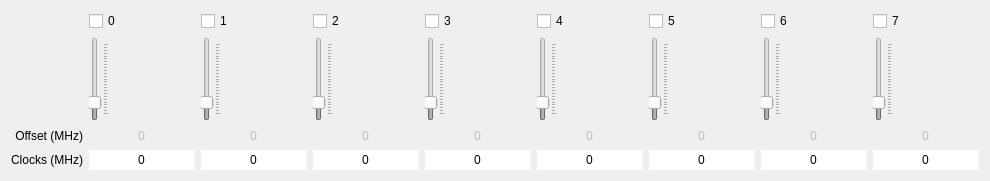
     <widget class="QWidget" name="tab_gpu_cock_offsets">
      <attribute name="title">
       <string>GPU clock offsets</string>
      </attribute>
      <layout class="QGridLayout" name="gridLayout_2">
       <item row="0" column="0">
        <layout class="QGridLayout" name="gridLayout_gpu_offsets" rowstretch="0,0,0,0,0" columnstretch="0,0,0,0,0,0,0,0,0,0">
         <property name="sizeConstraint">
          <enum>QLayout::SetNoConstraint</enum>
         </property>
         <property name="bottomMargin">
          <number>0</number>
         </property>
         <item row="4" column="8">
          <widget class="QLineEdit" name="lineEdit_pstate6_gpu_max_clock">
           <property name="sizePolicy">
            <sizepolicy hsizetype="MinimumExpanding" vsizetype="Fixed">
             <horstretch>0</horstretch>
             <verstretch>0</verstretch>
            </sizepolicy>
           </property>
           <property name="focusPolicy">
            <enum>Qt::NoFocus</enum>
           </property>
           <property name="text">
            <string>0</string>
           </property>
           <property name="frame">
            <bool>false</bool>
           </property>
           <property name="echoMode">
            <enum>QLineEdit::Normal</enum>
           </property>
           <property name="alignment">
            <set>Qt::AlignCenter</set>
           </property>
           <property name="readOnly">
            <bool>true</bool>
           </property>
           <property name="clearButtonEnabled">
            <bool>false</bool>
           </property>
          </widget>
         </item>
         <item row="3" column="7">
          <widget class="QSpinBox" name="spinBox_pstate5_gpu_clock_offset">
           <property name="enabled">
            <bool>false</bool>
           </property>
           <property name="sizePolicy">
            <sizepolicy hsizetype="MinimumExpanding" vsizetype="Fixed">
             <horstretch>0</horstretch>
             <verstretch>0</verstretch>
            </sizepolicy>
           </property>
           <property name="frame">
            <bool>false</bool>
           </property>
           <property name="alignment">
            <set>Qt::AlignCenter</set>
           </property>
           <property name="buttonSymbols">
            <enum>QAbstractSpinBox::NoButtons</enum>
           </property>
           <property name="suffix">
            <string notr="true"/>
           </property>
           <property name="minimum">
            <number>-200</number>
           </property>
           <property name="maximum">
            <number>1000</number>
           </property>
           <property name="singleStep">
            <number>5</number>
           </property>
          </widget>
         </item>
         <item row="1" column="9">
          <widget class="QCheckBox" name="checkBox_pstate7_gpu">
           <property name="sizePolicy">
            <sizepolicy hsizetype="MinimumExpanding" vsizetype="Fixed">
             <horstretch>0</horstretch>
             <verstretch>0</verstretch>
            </sizepolicy>
           </property>
           <property name="layoutDirection">
            <enum>Qt::LeftToRight</enum>
           </property>
           <property name="text">
            <string>7</string>
           </property>
          </widget>
         </item>
         <item row="3" column="8">
          <widget class="QSpinBox" name="spinBox_pstate6_gpu_clock_offset">
           <property name="enabled">
            <bool>false</bool>
           </property>
           <property name="sizePolicy">
            <sizepolicy hsizetype="MinimumExpanding" vsizetype="Fixed">
             <horstretch>0</horstretch>
             <verstretch>0</verstretch>
            </sizepolicy>
           </property>
           <property name="frame">
            <bool>false</bool>
           </property>
           <property name="alignment">
            <set>Qt::AlignCenter</set>
           </property>
           <property name="buttonSymbols">
            <enum>QAbstractSpinBox::NoButtons</enum>
           </property>
           <property name="suffix">
            <string notr="true"/>
           </property>
           <property name="minimum">
            <number>-200</number>
           </property>
           <property name="maximum">
            <number>1000</number>
           </property>
           <property name="singleStep">
            <number>5</number>
           </property>
          </widget>
         </item>
         <item row="1" column="8">
          <widget class="QCheckBox" name="checkBox_pstate6_gpu">
           <property name="sizePolicy">
            <sizepolicy hsizetype="MinimumExpanding" vsizetype="Fixed">
             <horstretch>0</horstretch>
             <verstretch>0</verstretch>
            </sizepolicy>
           </property>
           <property name="layoutDirection">
            <enum>Qt::LeftToRight</enum>
           </property>
           <property name="text">
            <string>6</string>
           </property>
          </widget>
         </item>
         <item row="1" column="4">
          <widget class="QCheckBox" name="checkBox_pstate2_gpu">
           <property name="sizePolicy">
            <sizepolicy hsizetype="MinimumExpanding" vsizetype="Fixed">
             <horstretch>0</horstretch>
             <verstretch>0</verstretch>
            </sizepolicy>
           </property>
           <property name="layoutDirection">
            <enum>Qt::LeftToRight</enum>
           </property>
           <property name="text">
            <string>2</string>
           </property>
          </widget>
         </item>
         <item row="4" column="6">
          <widget class="QLineEdit" name="lineEdit_pstate4_gpu_max_clock">
           <property name="sizePolicy">
            <sizepolicy hsizetype="MinimumExpanding" vsizetype="Fixed">
             <horstretch>0</horstretch>
             <verstretch>0</verstretch>
            </sizepolicy>
           </property>
           <property name="focusPolicy">
            <enum>Qt::NoFocus</enum>
           </property>
           <property name="text">
            <string>0</string>
           </property>
           <property name="frame">
            <bool>false</bool>
           </property>
           <property name="echoMode">
            <enum>QLineEdit::Normal</enum>
           </property>
           <property name="alignment">
            <set>Qt::AlignCenter</set>
           </property>
           <property name="readOnly">
            <bool>true</bool>
           </property>
           <property name="clearButtonEnabled">
            <bool>false</bool>
           </property>
          </widget>
         </item>
         <item row="3" column="9">
          <widget class="QSpinBox" name="spinBox_pstate7_gpu_clock_offset">
           <property name="enabled">
            <bool>false</bool>
           </property>
           <property name="sizePolicy">
            <sizepolicy hsizetype="MinimumExpanding" vsizetype="Fixed">
             <horstretch>0</horstretch>
             <verstretch>0</verstretch>
            </sizepolicy>
           </property>
           <property name="frame">
            <bool>false</bool>
           </property>
           <property name="alignment">
            <set>Qt::AlignCenter</set>
           </property>
           <property name="buttonSymbols">
            <enum>QAbstractSpinBox::NoButtons</enum>
           </property>
           <property name="suffix">
            <string notr="true"/>
           </property>
           <property name="minimum">
            <number>-200</number>
           </property>
           <property name="maximum">
            <number>1000</number>
           </property>
           <property name="singleStep">
            <number>5</number>
           </property>
          </widget>
         </item>
         <item row="1" column="5">
          <widget class="QCheckBox" name="checkBox_pstate3_gpu">
           <property name="sizePolicy">
            <sizepolicy hsizetype="MinimumExpanding" vsizetype="Fixed">
             <horstretch>0</horstretch>
             <verstretch>0</verstretch>
            </sizepolicy>
           </property>
           <property name="layoutDirection">
            <enum>Qt::LeftToRight</enum>
           </property>
           <property name="text">
            <string>3</string>
           </property>
          </widget>
         </item>
         <item row="2" column="2">
          <widget class="QSlider" name="verticalSlider_pstate0_gpu_clock_offset">
           <property name="enabled">
            <bool>false</bool>
           </property>
           <property name="minimum">
            <number>-200</number>
           </property>
           <property name="maximum">
            <number>1000</number>
           </property>
           <property name="singleStep">
            <number>5</number>
           </property>
           <property name="pageStep">
            <number>10</number>
           </property>
           <property name="orientation">
            <enum>Qt::Vertical</enum>
           </property>
           <property name="tickPosition">
            <enum>QSlider::TicksBelow</enum>
           </property>
           <property name="tickInterval">
            <number>50</number>
           </property>
          </widget>
         </item>
         <item row="4" column="4">
          <widget class="QLineEdit" name="lineEdit_pstate2_gpu_max_clock">
           <property name="sizePolicy">
            <sizepolicy hsizetype="MinimumExpanding" vsizetype="Fixed">
             <horstretch>0</horstretch>
             <verstretch>0</verstretch>
            </sizepolicy>
           </property>
           <property name="focusPolicy">
            <enum>Qt::NoFocus</enum>
           </property>
           <property name="text">
            <string>0</string>
           </property>
           <property name="frame">
            <bool>false</bool>
           </property>
           <property name="echoMode">
            <enum>QLineEdit::Normal</enum>
           </property>
           <property name="alignment">
            <set>Qt::AlignCenter</set>
           </property>
           <property name="readOnly">
            <bool>true</bool>
           </property>
           <property name="clearButtonEnabled">
            <bool>false</bool>
           </property>
          </widget>
         </item>
         <item row="1" column="3">
          <widget class="QCheckBox" name="checkBox_pstate1_gpu">
           <property name="sizePolicy">
            <sizepolicy hsizetype="MinimumExpanding" vsizetype="Fixed">
             <horstretch>0</horstretch>
             <verstretch>0</verstretch>
            </sizepolicy>
           </property>
           <property name="layoutDirection">
            <enum>Qt::LeftToRight</enum>
           </property>
           <property name="text">
            <string>1</string>
           </property>
          </widget>
         </item>
         <item row="4" column="2">
          <widget class="QLineEdit" name="lineEdit_pstate0_gpu_max_clock">
           <property name="sizePolicy">
            <sizepolicy hsizetype="MinimumExpanding" vsizetype="Fixed">
             <horstretch>0</horstretch>
             <verstretch>0</verstretch>
            </sizepolicy>
           </property>
           <property name="focusPolicy">
            <enum>Qt::NoFocus</enum>
           </property>
           <property name="text">
            <string>0</string>
           </property>
           <property name="frame">
            <bool>false</bool>
           </property>
           <property name="echoMode">
            <enum>QLineEdit::Normal</enum>
           </property>
           <property name="alignment">
            <set>Qt::AlignCenter</set>
           </property>
           <property name="readOnly">
            <bool>true</bool>
           </property>
           <property name="clearButtonEnabled">
            <bool>false</bool>
           </property>
          </widget>
         </item>
         <item row="4" column="7">
          <widget class="QLineEdit" name="lineEdit_pstate5_gpu_max_clock">
           <property name="sizePolicy">
            <sizepolicy hsizetype="MinimumExpanding" vsizetype="Fixed">
             <horstretch>0</horstretch>
             <verstretch>0</verstretch>
            </sizepolicy>
           </property>
           <property name="focusPolicy">
            <enum>Qt::NoFocus</enum>
           </property>
           <property name="text">
            <string>0</string>
           </property>
           <property name="frame">
            <bool>false</bool>
           </property>
           <property name="echoMode">
            <enum>QLineEdit::Normal</enum>
           </property>
           <property name="alignment">
            <set>Qt::AlignCenter</set>
           </property>
           <property name="readOnly">
            <bool>true</bool>
           </property>
           <property name="clearButtonEnabled">
            <bool>false</bool>
           </property>
          </widget>
         </item>
         <item row="4" column="9">
          <widget class="QLineEdit" name="lineEdit_pstate7_gpu_max_clock">
           <property name="sizePolicy">
            <sizepolicy hsizetype="MinimumExpanding" vsizetype="Fixed">
             <horstretch>0</horstretch>
             <verstretch>0</verstretch>
            </sizepolicy>
           </property>
           <property name="focusPolicy">
            <enum>Qt::NoFocus</enum>
           </property>
           <property name="text">
            <string>0</string>
           </property>
           <property name="frame">
            <bool>false</bool>
           </property>
           <property name="echoMode">
            <enum>QLineEdit::Normal</enum>
           </property>
           <property name="alignment">
            <set>Qt::AlignCenter</set>
           </property>
           <property name="readOnly">
            <bool>true</bool>
           </property>
           <property name="clearButtonEnabled">
            <bool>false</bool>
           </property>
          </widget>
         </item>
         <item row="1" column="6">
          <widget class="QCheckBox" name="checkBox_pstate4_gpu">
           <property name="sizePolicy">
            <sizepolicy hsizetype="MinimumExpanding" vsizetype="Fixed">
             <horstretch>0</horstretch>
             <verstretch>0</verstretch>
            </sizepolicy>
           </property>
           <property name="layoutDirection">
            <enum>Qt::LeftToRight</enum>
           </property>
           <property name="text">
            <string>4</string>
           </property>
          </widget>
         </item>
         <item row="3" column="5">
          <widget class="QSpinBox" name="spinBox_pstate3_gpu_clock_offset">
           <property name="enabled">
            <bool>false</bool>
           </property>
           <property name="sizePolicy">
            <sizepolicy hsizetype="MinimumExpanding" vsizetype="Fixed">
             <horstretch>0</horstretch>
             <verstretch>0</verstretch>
            </sizepolicy>
           </property>
           <property name="frame">
            <bool>false</bool>
           </property>
           <property name="alignment">
            <set>Qt::AlignCenter</set>
           </property>
           <property name="buttonSymbols">
            <enum>QAbstractSpinBox::NoButtons</enum>
           </property>
           <property name="suffix">
            <string notr="true"/>
           </property>
           <property name="minimum">
            <number>-200</number>
           </property>
           <property name="maximum">
            <number>1000</number>
           </property>
           <property name="singleStep">
            <number>5</number>
           </property>
          </widget>
         </item>
         <item row="2" column="5">
          <widget class="QSlider" name="verticalSlider_pstate3_gpu_clock_offset">
           <property name="enabled">
            <bool>false</bool>
           </property>
           <property name="minimum">
            <number>-200</number>
           </property>
           <property name="maximum">
            <number>1000</number>
           </property>
           <property name="singleStep">
            <number>5</number>
           </property>
           <property name="pageStep">
            <number>10</number>
           </property>
           <property name="orientation">
            <enum>Qt::Vertical</enum>
           </property>
           <property name="tickPosition">
            <enum>QSlider::TicksBelow</enum>
           </property>
           <property name="tickInterval">
            <number>50</number>
           </property>
          </widget>
         </item>
         <item row="2" column="3">
          <widget class="QSlider" name="verticalSlider_pstate1_gpu_clock_offset">
           <property name="enabled">
            <bool>false</bool>
           </property>
           <property name="minimum">
            <number>-200</number>
           </property>
           <property name="maximum">
            <number>1000</number>
           </property>
           <property name="singleStep">
            <number>5</number>
           </property>
           <property name="pageStep">
            <number>10</number>
           </property>
           <property name="orientation">
            <enum>Qt::Vertical</enum>
           </property>
           <property name="tickPosition">
            <enum>QSlider::TicksBelow</enum>
           </property>
           <property name="tickInterval">
            <number>50</number>
           </property>
          </widget>
         </item>
         <item row="2" column="6">
          <widget class="QSlider" name="verticalSlider_pstate4_gpu_clock_offset">
           <property name="enabled">
            <bool>false</bool>
           </property>
           <property name="minimum">
            <number>-200</number>
           </property>
           <property name="maximum">
            <number>1000</number>
           </property>
           <property name="singleStep">
            <number>5</number>
           </property>
           <property name="pageStep">
            <number>10</number>
           </property>
           <property name="orientation">
            <enum>Qt::Vertical</enum>
           </property>
           <property name="tickPosition">
            <enum>QSlider::TicksBelow</enum>
           </property>
           <property name="tickInterval">
            <number>50</number>
           </property>
          </widget>
         </item>
         <item row="2" column="9">
          <widget class="QSlider" name="verticalSlider_pstate7_gpu_clock_offset">
           <property name="enabled">
            <bool>false</bool>
           </property>
           <property name="minimum">
            <number>-200</number>
           </property>
           <property name="maximum">
            <number>1000</number>
           </property>
           <property name="singleStep">
            <number>5</number>
           </property>
           <property name="pageStep">
            <number>10</number>
           </property>
           <property name="value">
            <number>0</number>
           </property>
           <property name="orientation">
            <enum>Qt::Vertical</enum>
           </property>
           <property name="tickPosition">
            <enum>QSlider::TicksBelow</enum>
           </property>
           <property name="tickInterval">
            <number>50</number>
           </property>
          </widget>
         </item>
         <item row="3" column="6">
          <widget class="QSpinBox" name="spinBox_pstate4_gpu_clock_offset">
           <property name="enabled">
            <bool>false</bool>
           </property>
           <property name="sizePolicy">
            <sizepolicy hsizetype="MinimumExpanding" vsizetype="Fixed">
             <horstretch>0</horstretch>
             <verstretch>0</verstretch>
            </sizepolicy>
           </property>
           <property name="frame">
            <bool>false</bool>
           </property>
           <property name="alignment">
            <set>Qt::AlignCenter</set>
           </property>
           <property name="buttonSymbols">
            <enum>QAbstractSpinBox::NoButtons</enum>
           </property>
           <property name="suffix">
            <string notr="true"/>
           </property>
           <property name="minimum">
            <number>-200</number>
           </property>
           <property name="maximum">
            <number>1000</number>
           </property>
           <property name="singleStep">
            <number>5</number>
           </property>
          </widget>
         </item>
         <item row="3" column="4">
          <widget class="QSpinBox" name="spinBox_pstate2_gpu_clock_offset">
           <property name="enabled">
            <bool>false</bool>
           </property>
           <property name="sizePolicy">
            <sizepolicy hsizetype="MinimumExpanding" vsizetype="Fixed">
             <horstretch>0</horstretch>
             <verstretch>0</verstretch>
            </sizepolicy>
           </property>
           <property name="frame">
            <bool>false</bool>
           </property>
           <property name="alignment">
            <set>Qt::AlignCenter</set>
           </property>
           <property name="buttonSymbols">
            <enum>QAbstractSpinBox::NoButtons</enum>
           </property>
           <property name="suffix">
            <string notr="true"/>
           </property>
           <property name="minimum">
            <number>-200</number>
           </property>
           <property name="maximum">
            <number>1000</number>
           </property>
           <property name="singleStep">
            <number>5</number>
           </property>
          </widget>
         </item>
         <item row="1" column="7">
          <widget class="QCheckBox" name="checkBox_pstate5_gpu">
           <property name="sizePolicy">
            <sizepolicy hsizetype="MinimumExpanding" vsizetype="Fixed">
             <horstretch>0</horstretch>
             <verstretch>0</verstretch>
            </sizepolicy>
           </property>
           <property name="layoutDirection">
            <enum>Qt::LeftToRight</enum>
           </property>
           <property name="text">
            <string>5</string>
           </property>
          </widget>
         </item>
         <item row="1" column="2">
          <widget class="QCheckBox" name="checkBox_pstate0_gpu">
           <property name="sizePolicy">
            <sizepolicy hsizetype="MinimumExpanding" vsizetype="Fixed">
             <horstretch>0</horstretch>
             <verstretch>0</verstretch>
            </sizepolicy>
           </property>
           <property name="layoutDirection">
            <enum>Qt::LeftToRight</enum>
           </property>
           <property name="text">
            <string>0</string>
           </property>
          </widget>
         </item>
         <item row="2" column="4">
          <widget class="QSlider" name="verticalSlider_pstate2_gpu_clock_offset">
           <property name="enabled">
            <bool>false</bool>
           </property>
           <property name="minimum">
            <number>-200</number>
           </property>
           <property name="maximum">
            <number>1000</number>
           </property>
           <property name="singleStep">
            <number>5</number>
           </property>
           <property name="pageStep">
            <number>10</number>
           </property>
           <property name="orientation">
            <enum>Qt::Vertical</enum>
           </property>
           <property name="tickPosition">
            <enum>QSlider::TicksBelow</enum>
           </property>
           <property name="tickInterval">
            <number>50</number>
           </property>
          </widget>
         </item>
         <item row="3" column="3">
          <widget class="QSpinBox" name="spinBox_pstate1_gpu_clock_offset">
           <property name="enabled">
            <bool>false</bool>
           </property>
           <property name="sizePolicy">
            <sizepolicy hsizetype="MinimumExpanding" vsizetype="Fixed">
             <horstretch>0</horstretch>
             <verstretch>0</verstretch>
            </sizepolicy>
           </property>
           <property name="frame">
            <bool>false</bool>
           </property>
           <property name="alignment">
            <set>Qt::AlignCenter</set>
           </property>
           <property name="buttonSymbols">
            <enum>QAbstractSpinBox::NoButtons</enum>
           </property>
           <property name="suffix">
            <string notr="true"/>
           </property>
           <property name="minimum">
            <number>-200</number>
           </property>
           <property name="maximum">
            <number>1000</number>
           </property>
           <property name="singleStep">
            <number>5</number>
           </property>
          </widget>
         </item>
         <item row="4" column="5">
          <widget class="QLineEdit" name="lineEdit_pstate3_gpu_max_clock">
           <property name="sizePolicy">
            <sizepolicy hsizetype="MinimumExpanding" vsizetype="Fixed">
             <horstretch>0</horstretch>
             <verstretch>0</verstretch>
            </sizepolicy>
           </property>
           <property name="focusPolicy">
            <enum>Qt::NoFocus</enum>
           </property>
           <property name="text">
            <string>0</string>
           </property>
           <property name="frame">
            <bool>false</bool>
           </property>
           <property name="echoMode">
            <enum>QLineEdit::Normal</enum>
           </property>
           <property name="alignment">
            <set>Qt::AlignCenter</set>
           </property>
           <property name="readOnly">
            <bool>true</bool>
           </property>
           <property name="clearButtonEnabled">
            <bool>false</bool>
           </property>
          </widget>
         </item>
         <item row="3" column="2">
          <widget class="QSpinBox" name="spinBox_pstate0_gpu_clock_offset">
           <property name="enabled">
            <bool>false</bool>
           </property>
           <property name="sizePolicy">
            <sizepolicy hsizetype="MinimumExpanding" vsizetype="Fixed">
             <horstretch>0</horstretch>
             <verstretch>0</verstretch>
            </sizepolicy>
           </property>
           <property name="frame">
            <bool>false</bool>
           </property>
           <property name="alignment">
            <set>Qt::AlignCenter</set>
           </property>
           <property name="buttonSymbols">
            <enum>QAbstractSpinBox::NoButtons</enum>
           </property>
           <property name="suffix">
            <string notr="true"/>
           </property>
           <property name="minimum">
            <number>-200</number>
           </property>
           <property name="maximum">
            <number>1000</number>
           </property>
           <property name="singleStep">
            <number>5</number>
           </property>
          </widget>
         </item>
         <item row="2" column="7">
          <widget class="QSlider" name="verticalSlider_pstate5_gpu_clock_offset">
           <property name="enabled">
            <bool>false</bool>
           </property>
           <property name="minimum">
            <number>-200</number>
           </property>
           <property name="maximum">
            <number>1000</number>
           </property>
           <property name="singleStep">
            <number>5</number>
           </property>
           <property name="pageStep">
            <number>10</number>
           </property>
           <property name="orientation">
            <enum>Qt::Vertical</enum>
           </property>
           <property name="tickPosition">
            <enum>QSlider::TicksBelow</enum>
           </property>
           <property name="tickInterval">
            <number>50</number>
           </property>
          </widget>
         </item>
         <item row="4" column="3">
          <widget class="QLineEdit" name="lineEdit_pstate1_gpu_max_clock">
           <property name="sizePolicy">
            <sizepolicy hsizetype="MinimumExpanding" vsizetype="Fixed">
             <horstretch>0</horstretch>
             <verstretch>0</verstretch>
            </sizepolicy>
           </property>
           <property name="focusPolicy">
            <enum>Qt::NoFocus</enum>
           </property>
           <property name="text">
            <string>0</string>
           </property>
           <property name="frame">
            <bool>false</bool>
           </property>
           <property name="echoMode">
            <enum>QLineEdit::Normal</enum>
           </property>
           <property name="alignment">
            <set>Qt::AlignCenter</set>
           </property>
           <property name="readOnly">
            <bool>true</bool>
           </property>
           <property name="clearButtonEnabled">
            <bool>false</bool>
           </property>
          </widget>
         </item>
         <item row="2" column="8">
          <widget class="QSlider" name="verticalSlider_pstate6_gpu_clock_offset">
           <property name="enabled">
            <bool>false</bool>
           </property>
           <property name="minimum">
            <number>-200</number>
           </property>
           <property name="maximum">
            <number>1000</number>
           </property>
           <property name="singleStep">
            <number>5</number>
           </property>
           <property name="pageStep">
            <number>10</number>
           </property>
           <property name="orientation">
            <enum>Qt::Vertical</enum>
           </property>
           <property name="tickPosition">
            <enum>QSlider::TicksBelow</enum>
           </property>
           <property name="tickInterval">
            <number>50</number>
           </property>
          </widget>
         </item>
         <item row="3" column="1">
          <widget class="QLabel" name="label_footer_3">
           <property name="sizePolicy">
            <sizepolicy hsizetype="MinimumExpanding" vsizetype="Preferred">
             <horstretch>0</horstretch>
             <verstretch>0</verstretch>
            </sizepolicy>
           </property>
           <property name="text">
            <string>Offset (MHz)</string>
           </property>
           <property name="alignment">
            <set>Qt::AlignRight|Qt::AlignTrailing|Qt::AlignVCenter</set>
           </property>
          </widget>
         </item>
         <item row="4" column="1">
          <widget class="QLabel" name="label_footer_2">
           <property name="sizePolicy">
            <sizepolicy hsizetype="MinimumExpanding" vsizetype="Preferred">
             <horstretch>0</horstretch>
             <verstretch>0</verstretch>
            </sizepolicy>
           </property>
           <property name="text">
            <string>Clocks (MHz)</string>
           </property>
           <property name="alignment">
            <set>Qt::AlignRight|Qt::AlignTrailing|Qt::AlignVCenter</set>
           </property>
          </widget>
         </item>
        </layout>
       </item>
      </layout>
     </widget>
